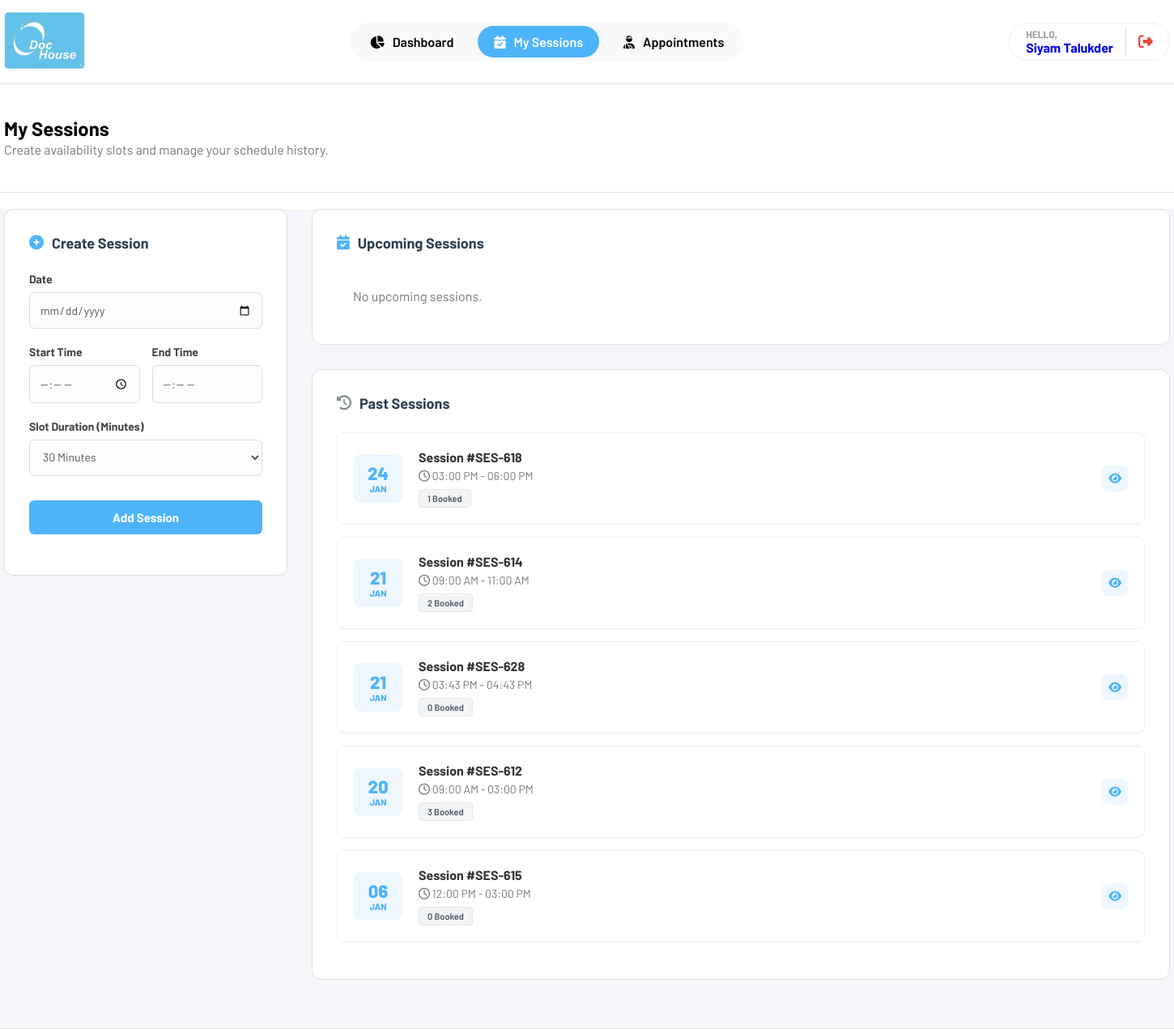
The app's page /view/Doctor/mySessions.php (signed in) with its own data.
### tables this page shows
CREATE TABLE `session` (
  `sid` int(11) NOT NULL,
  `did` int(11) NOT NULL,
  `date` date NOT NULL,
  `start_time` time NOT NULL,
  `end_time` time NOT NULL,
  `slot_duration` int(11) NOT NULL,
  `status` varchar(20) NOT NULL
);

### model/Doctor/session_model.php (called while the page is built, shortened)
<?php
function getPastSessions($did)
{
    $conn = initDB();
    $date = date('Y-m-d');
    $did = mysqli_real_escape_string($conn, $did);
    $sql = "SELECT *,
            (SELECT COUNT(*) FROM appointment WHERE sid = session.sid) as booked_count
            FROM session
            WHERE did = '$did' AND date < '$date'
            ORDER BY date DESC";
    $result = mysqli_query($conn, $sql);
    $data = [];
    while ($row = mysqli_fetch_assoc($result))
        $data[] = $row;
    return $data;
}
?>

### controller/Doctor/sessionController.php (called while the page is built, shortened)
<?php
require_once "../../model/Doctor/session_model.php";
$doctor_id = $_SESSION['user']['did'] ?? 0;
$pastSessions = getPastSessions($doctor_id);
?>

### view/Doctor/mySessions.php (the view, shortened to what this page needs)
<?php
require_once "../../controller/Doctor/sessionController.php";
?>
<!DOCTYPE html>
<html lang="en">
<head>
    <link rel="stylesheet" href="assets/style.css">
    <link rel="stylesheet" href="https://cdnjs.cloudflare.com/ajax/libs/font-awesome/6.5.1/css/all.min.css">
</head>
<body>
    <?php
    include 'header.php';
    ?>
    <section class="page-header">
        <div class="container">
            <h2>My Sessions</h2>
            <p class="gray-para">Create availability slots and manage your schedule history.</p>
        </div>
    </section>
    <section class="sessions-section">
        <div class="container">
            <div class="sessions-grid">
                <div class="create-session-card">
                    <h3><i class="fa-solid fa-circle-plus"></i> Create Session</h3>
                    <form action="" method="POST" id="createSessionForm">
                        <div class="field">
                            <label>Date</label>
                            <input type="date" name="date" class="form-control" required>
                        </div>
                        <div class="two-field">
                            <div class="field">
                                <label>Start Time</label>
                                <input type="time" name="start_time" id="startTime" class="form-control" required>
                            </div>
                            <div class="field">
                                <label>End Time</label>
                                <input type="time" name="end_time" id="endTime" class="form-control" required disabled>
                            </div>
                        </div>
                        <div class="field">
                            <label>Slot Duration (Minutes)</label>
                            <select name="duration" class="form-control">
                                <option value="30">30 Minutes</option>
                            </select>
                        </div>
                        <button type="submit" class="add-session-btn">Add Session</button>
                    </form>
                </div>
                <div class="session-lists-container" id="session-lists">
                    <div class="list-card">
                        <h3 class="card-title"><i class="fa-solid fa-calendar-check"></i> Upcoming Sessions</h3>
                        <?php if (empty($upcomingSessions)): ?>
                            <p style="padding: 20px; color: #777;">No upcoming sessions.</p>
                        <?php endif; ?>
                    </div>
                    <div class="list-card">
                        <h3 class="card-title history"><i class="fa-solid fa-clock-rotate-left"></i> Past Sessions</h3>
                        <?php if (empty($pastSessions)): ?>
                            <p style="padding: 20px; color: #777;">No past sessions.</p>
                        <?php else: ?>
                            <?php foreach ($pastSessions as $ses): ?>
                                <div class="session-item">
                                    <div class="date-block">
                                        <span class="day"><?php echo date('d', strtotime($ses['date'])); ?></span>
                                        <span class="month"><?php echo strtoupper(date('M', strtotime($ses['date']))); ?></span>
                                    </div>
                                    <div class="session-info">
                                        <h4>Session #SES-<?php echo $ses['sid']; ?></h4>
                                        <p><i class="fa-regular fa-clock"></i>
                                            <?php echo date('h:i A', strtotime($ses['start_time'])); ?> -
                                            <?php echo date('h:i A', strtotime($ses['end_time'])); ?>
                                        </p>
                                        <div class="badges">
                                            <span class="badge count"><?php echo $ses['booked_count']; ?> Booked</span>
                                        </div>
                                    </div>
                                    <div class="session-actions">
                                        <a href="sessionList.php?sid=<?php echo $ses['sid']; ?>" class="btn-icon view"><i
                                                class="fa-solid fa-eye"></i></a>
                                    </div>
                                </div>
                            <?php endforeach; ?>
                        <?php endif; ?>
                    </div>
                </div>
            </div>
        </div>
    </section>
</body>
</html>

### view/Doctor/assets/style.css (style rules this page uses)
* { margin: 0; padding: 0; box-sizing: border-box; font-family: "Barlow", sans-serif; text-decoration: none; }
.gray-para { color: #000; font-size: 18px; line-height: 1.5; }
.container { width: 1440px; margin: auto; }
section { border-bottom: 1px solid #e1e1e1; }
.page-header { padding: 40px 0; }
.page-header p { color: #777; font-size: 16px; }
.field { margin-bottom: 10px; }
.field { margin-bottom: 20px; }
.field label { display: block; font-weight: 600; color: #333; margin-bottom: 8px; font-size: 16px; }
.field input, .field select { display: block; width: 100%; padding: 12px 15px; border: 1px solid #ddd; border-radius: 8px; background-color: #fcfcfc; outline: none; transition: 0.2s; color: #333; font-size: 16px; }
.two-field { display: flex; align-items: flex-start; justify-content: space-between; gap: 20px; }
button, input[type="submit"] { font-size: 16px; }
.sessions-section { padding-bottom: 60px; background-color: #f4f6f9; margin-top: 20px; }
.sessions-grid { display: flex; align-items: flex-start; gap: 30px; }
.create-session-card { background: white; border: 1px solid #e1e1e1; border-radius: 12px; padding: 30px; width: 350px; flex-shrink: 0; box-shadow: 0 2px 5px rgba(0, 0, 0, 0.02); }
.create-session-card h3 { font-size: 18px; margin-bottom: 25px; color: #2c3e50; display: flex; align-items: center; gap: 10px; }
.create-session-card h3 i { color: #4db4fa; }
.create-session-card .field label { font-size: 14px; font-weight: 700; margin-bottom: 8px; color: #444; }
.create-session-card .form-control { width: 100%; padding: 12px; border: 1px solid #ddd; border-radius: 6px; font-size: 14px; color: #555; outline: none; transition: 0.2s; }
.two-field { display: flex; gap: 15px; }
.two-field .field { width: 50%; }
.add-session-btn { width: 100%; background-color: #4db4fa; color: white; border: none; padding: 12px; border-radius: 6px; font-weight: 700; font-size: 15px; cursor: pointer; margin-top: 10px; margin-bottom: 20px; transition: 0.2s; }
.session-lists-container { flex: 1; display: flex; flex-direction: column; gap: 30px; }
.card-title.history i { color: #7f8c8d; }
.list-card { background: white; border: 1px solid #e1e1e1; border-radius: 12px; padding: 30px; }
.card-title { font-size: 18px; color: #2c3e50; margin-bottom: 25px; display: flex; align-items: center; gap: 10px; }
.card-title i { color: #4db4fa; }
.session-item { display: flex; align-items: center; border: 1px solid #eee; padding: 20px; border-radius: 8px; margin-bottom: 15px; background: #fff; transition: 0.2s; }
.date-block { background-color: #eef7ff; color: #4db4fa; width: 60px; height: 60px; border-radius: 8px; display: flex; flex-direction: column; align-items: center; justify-content: center; font-weight: 800; margin-right: 20px; flex-shrink: 0; }
.date-block .day { font-size: 22px; line-height: 1; }
.date-block .month { font-size: 11px; text-transform: uppercase; margin-top: 2px; }
.session-info { flex: 1; }
.session-info h4 { font-size: 16px; color: #333; margin-bottom: 5px; font-weight: 700; }
.session-info p { color: #777; font-size: 14px; margin-bottom: 8px; }
.badges { display: flex; gap: 8px; }
.badge { font-size: 11px; padding: 4px 10px; border-radius: 4px; font-weight: 600; display: inline-block; }
.badge.count { background-color: #f3f4f6; color: #4b5563; border: 1px solid #e5e7eb; }
.session-actions { display: flex; gap: 10px; }
.btn-icon { width: 32px; height: 32px; border-radius: 6px; display: flex; align-items: center; justify-content: center; font-size: 14px; transition: 0.2s; }
.btn-icon.view { background-color: #eef7ff; color: #4db4fa; }

### records on screen
session: date "24", date "JAN", sid "618", start_time "03:00 PM", end_time "06:00 PM", booked_count "1"
session: date "21", date "JAN", sid "614", start_time "09:00 AM", end_time "11:00 AM", booked_count "2"
session: date "21", date "JAN", sid "628", start_time "03:43 PM", end_time "04:43 PM", booked_count "0"
session: date "20", date "JAN", sid "612", start_time "09:00 AM", end_time "03:00 PM", booked_count "3"
session: date "06", date "JAN", sid "615", start_time "12:00 PM", end_time "03:00 PM", booked_count "0"

### other values on screen
$_SESSION['user']['name'] "Siyam Talukder"
